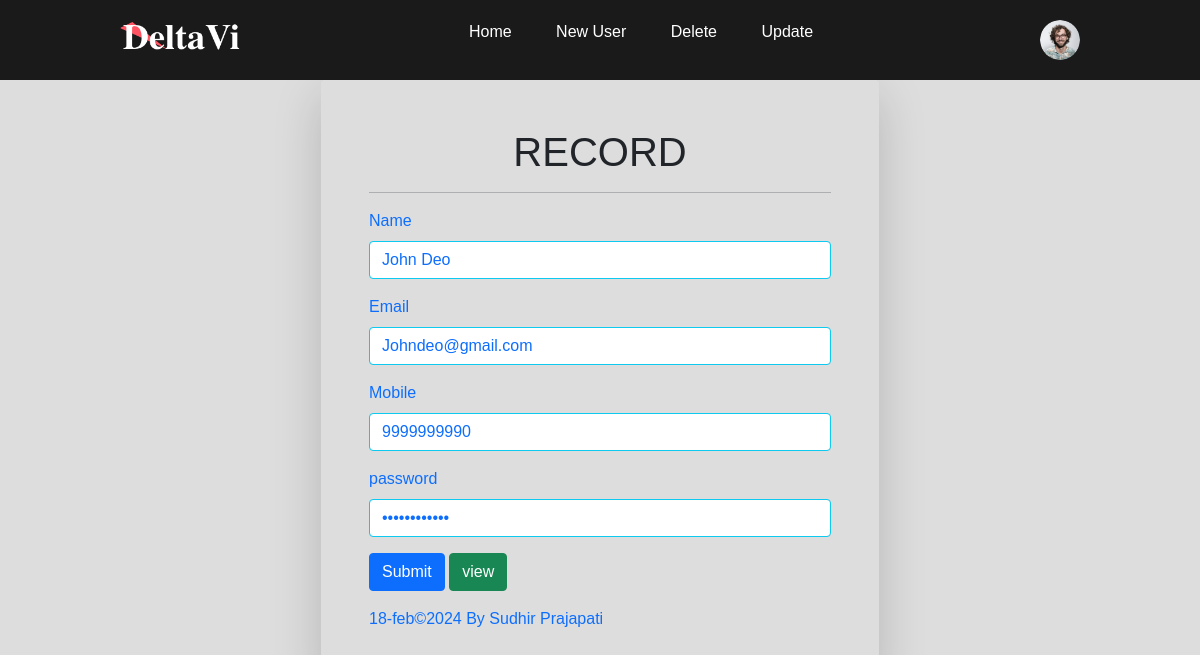
/update.php?id=4 (signed in), run on the app's committed database.
### tables this page shows
CREATE TABLE `crud_operation` (
  `id` int(11) NOT NULL,
  `name` varchar(255) DEFAULT NULL,
  `email` varchar(255) DEFAULT NULL,
  `mobile` varchar(20) DEFAULT NULL,
  `password` varchar(255) DEFAULT NULL
);

### update.php (the view, shortened to what this page needs)
<?php
include './include/connect.php';
include 'header.php';
$id = $_GET['id'];
$query = "SELECT * FROM `crud_operation` where id='$id'";
$result = mysqli_query($con, $query);
$row = mysqli_fetch_array($result);
?>
<!DOCTYPE html>
<html lang="en">
<head>
    <link href="https://cdn.jsdelivr.net/npm/bootstrap@5.0.2/dist/css/bootstrap.min.css" rel="stylesheet"
>
    <link rel="stylesheet" href="./css/all_css.css">
</head>
<body>
    <div class="container">
        <div class="row">
            <div class="col-md-12 d-flex justify-content-center">
                <div class="col-md-6 p-5 shadow-lg rounded">
                    <h1 class="text-center text-dark" style="color:blue">RECORD</h1>
                    <hr>
                    <form action="" method="post">
                        <div class="mb-3">
                            <label class="form-label text-primary">Name</label>
                            <input type="text" value="<?php echo $row['name']; ?>"
                                class="form-control border-info text-primary" name="name" placeholder="John Deo">
                        </div>
                        <div class="mb-3">
                            <label class="form-label text-primary">Email</label>
                            <input type="email" value="<?php echo $row['email']; ?>"
                                class="form-control border-info text-primary" name="email"
                                placeholder="JohnDeo@gmail.com">
                        </div>
                        <div class="mb-3">
                            <label class="form-label text-primary">Mobile</label>
                            <input type="text" value="<?php echo $row['mobile']; ?>"
                                class="form-control border-info text-primary" name="mobile" placeholder="9999999990">
                        </div>
                        <div class="mb-3">
                            <label class="form-label text-primary">password</label>
                            <input type="password" value="<?php echo $row['password']; ?>"
                                class="form-control border-info text-primary" name="password" placeholder="JohnDeo@321">
                        </div>
                        <div class="mb-3">
                            <input type="submit" class="btn btn-primary" name="submit">
                            <a href="view.php" class="btn btn-success">view</a>
                        </div>
                        <a href="./include/help.php" class="text-decoration-none text-center">18-feb&copy;2024
                            By Sudhir Prajapati</a>
                    </form>
                </div>
            </div>
        </div>
    </div>
</body>
</html>

### css/style.css (style rules this page uses)
* { margin: 0; padding: 0; box-sizing: border-box; font-family: Arial, Helvetica, sans-serif; }

### css/all_css.css (style rules this page uses)
* { margin: 0; padding: 0; box-sizing: border-box; font-family: 'poppins', sans-serif; }
body { background: rgba(129, 129, 129, 0.263); }

### data on the page
crud_operation: name "John Deo", email "Johndeo@gmail.com", mobile "9999999990"
